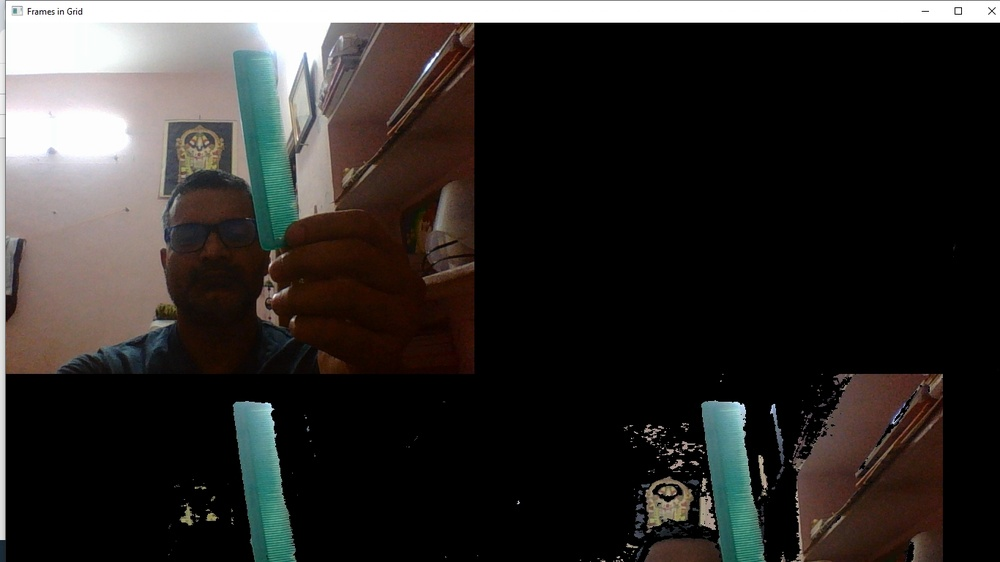
#> input picture Practical-images/HSV_Color_1.jpg, 1000 x 562 px, shrunk from 1366 x 768 before the run, given in place of the camera
$ jupyter execute Every_Color_Except_White_Mask.ipynb
#> lines starting #> are read from the running program, lines starting #| are printed output that depends on the picture; after the words box and inside, x2 and y2 are one past the last pixel; in counts of white or black regions, pixels touching at a corner belong together
[cell 1]
import cv2
import numpy as np

[cell 2]
cap = cv2.VideoCapture(0)

while True:
    _ , frame = cap.read()
#> frame is the input picture: shape (562, 1000, 3); mean B, G, R 43.5, 45.7, 48.8
    hsv_frame = cv2.cvtColor(frame, cv2.COLOR_BGR2HSV)
#> hsv_frame: shape (562, 1000, 3); mean H, S, V 16.2, 44.7, 51.3

    #Every color except white
    low = np.array([0, 42, 0])
    high = np.array([179, 255, 255])

    mask = cv2.inRange(hsv_frame, low, high)
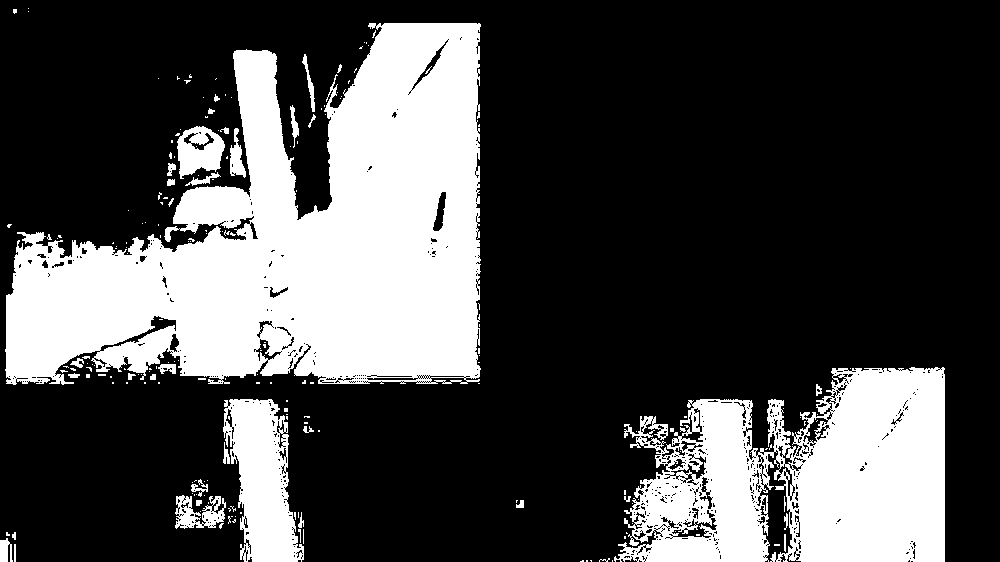
#> mask: shape (562, 1000); 28.5% white; 206 white regions (169 under 20 px), largest, box (x1, y1, x2, y2) and area: (5, 23, 481, 385) 102294, (614, 367, 945, 562) 43866, (223, 399, 304, 562) 8306
    result = cv2.bitwise_and(frame, frame, mask=mask)
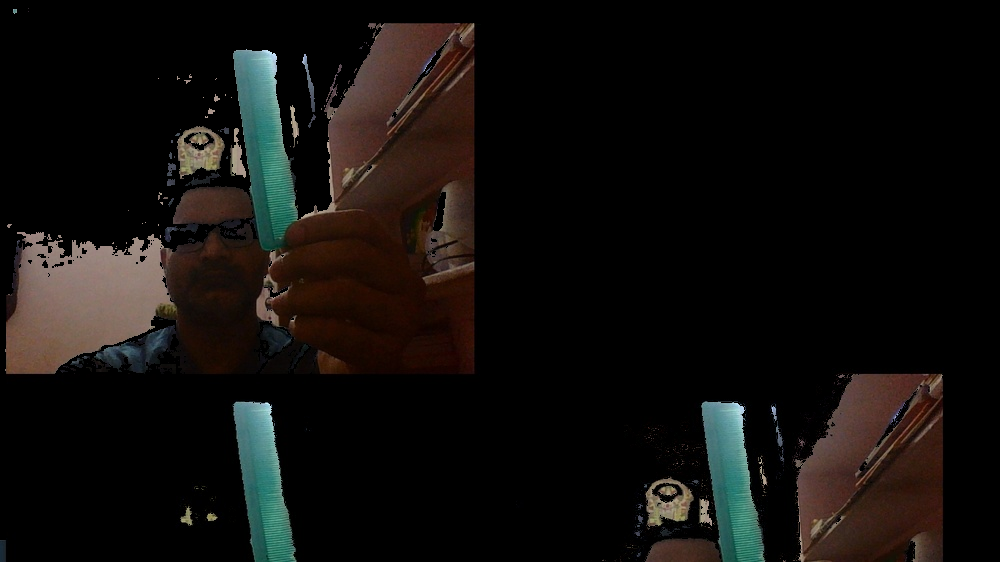
#> result: shape (562, 1000, 3); mean B, G, R 12.6, 14.7, 17.2

    cv2.imshow("Frame", frame)
    cv2.imshow('Result', result)

    if cv2.waitKey(5) & 0xFF == ord('q'):
#> (key q is pressed here)
        break

cap.release()
cv2.destroyAllWindows()
